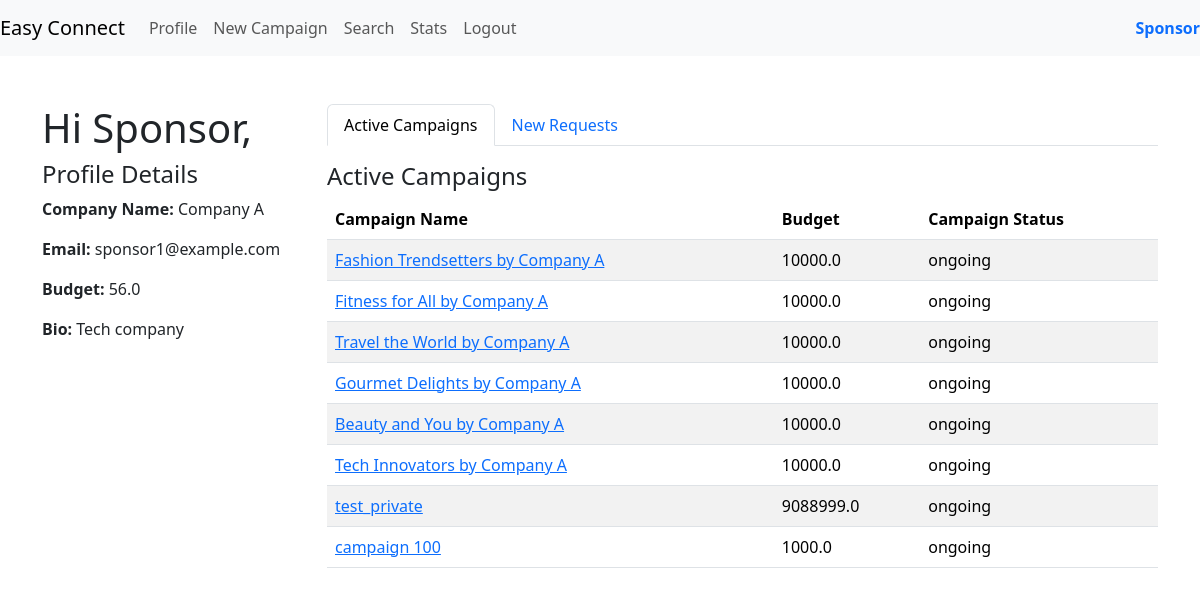
The app's page /sponsor_dashboard (signed in) with its own data.
### models.py (models this page shows)
class Sponsor(db.Model):
    __tablename__ = 'sponsors'
    sponsor_id = db.Column(db.Integer, primary_key=True, autoincrement=True)
    id = db.Column(db.Integer, db.ForeignKey('user.id'), nullable=False)
    company_name = db.Column(db.String(64))
    industry = db.Column(db.String(32))
    budget = db.Column(db.Float(10, 2))
    bio = db.Column(db.String(256))
    user = db.relationship('User', backref=db.backref('sponsors', lazy=True))

class User(db.Model):
    __tablename__ = 'user'
    id = db.Column(db.Integer, primary_key=True, autoincrement=True)
    role_id = db.Column(db.Integer, db.ForeignKey('user_role.role_id'), nullable=False)
    username = db.Column(db.String(32), nullable=False, unique=True)
    email_id = db.Column(db.String(64),  nullable=False)
    password = db.Column(db.String(64), nullable=False)
    is_flagged = db.Column(db.Boolean ,default=False)
    role = db.relationship('UserRole', backref=db.backref('users', lazy=True))

class Campaign(db.Model):
    __tablename__ = 'campaign'
    campaign_id = db.Column(db.Integer, primary_key=True, autoincrement=True)
    sponsor_id = db.Column(db.Integer, db.ForeignKey('sponsors.sponsor_id'), nullable=False)
    name = db.Column(db.String(32),unique=True, nullable=False)
    description = db.Column(db.String(128))
    start_date = db.Column(db.Date)
    end_date = db.Column(db.Date)
    budget = db.Column(db.Float(10, 2), nullable=False)
    visibility = db.Column(Enum('private', 'public', name='visibility_types'), default='public', nullable=False)
    goals = db.Column(db.String(128))
    niche = db.Column(db.String(32),nullable=False)
    campaign_status = db.Column(Enum('ongoing', 'flagged', 'deleted', 'completed' ,name='campaign_status_types'), default='ongoing', nullable=False)
    sponsor = db.relationship('Sponsor', backref=db.backref('campaigns', lazy=True))

### routes.py (the view)
@app.route('/sponsor_dashboard')
@auth_rep
@role_required(2)
def sponsor_dashboard():
    user_id = session.get('user_id')
    user = User.query.filter_by(id=user_id).first()
    sponsor = Sponsor.query.filter_by(id=user_id).first_or_404()
    active_campaigns = Campaign.query.filter(Campaign.sponsor_id == sponsor.sponsor_id,
                                             Campaign.campaign_status.in_(['ongoing', 'completed'])).all()
    new_requests = AdRequest.query.filter(AdRequest.created_for==user_id,AdRequest.status.in_(['ongoing', 'completed','pending'])).all()
    return render_template('dashboard_spon.html', sponsor=sponsor, active_campaigns=active_campaigns, new_requests=new_requests, user=user)

### routes.py (called while the page is built)
def auth_rep(func):
    @wraps(func)
    def inner(*args,**kwargs):
        if 'user_id' in session:
            user = User.query.get(session['user_id'])
            if user.is_flagged:
                flash('Your account is flagged and cannot perform this action.', 'error')
                return redirect(url_for('login'))
            return func(*args,**kwargs)
        else:
            flash('You are not logged in,Please login to proceed','error')
            return redirect(url_for('login'))
    return inner

def role_required(role_id):
    def decorator(f):
        @wraps(f)
        def decorated_function(*args, **kwargs):
            if session.get('role_id') != role_id:
                flash('Access denied.', 'danger')
                redirect(request.referrer or url_for('login'))
            return f(*args, **kwargs)
        return decorated_function
    return decorator

### templates/dashboard_spon.html (shortened to what this page needs)
{% extends 'layout.html' %}
{% block content %}
<div class="row">
    <div class="col-md-3 profile-details">
        <h1>Hi Sponsor,</h1>
        <h4>Profile Details</h4>
        <p><strong>Company Name:</strong> {{ sponsor.company_name }}</p>
        <p><strong>Email:</strong> {{ user.email_id }}</p>
        <p><strong>Budget:</strong> {{ sponsor.budget| default(0) | float | round(2) }}</p>
        <p><strong>Bio:</strong> {{ sponsor.bio }}</p>
    </div>
    <div class="col-md-9">
        <ul class="nav nav-tabs" id="myTab" role="tablist">
            <li class="nav-item" role="presentation">
                <a class="nav-link active" id="active-campaigns-tab" data-bs-toggle="tab" href="#activeCampaigns" role="tab" aria-controls="activeCampaigns" aria-selected="true">Active Campaigns</a>
            </li>
            <li class="nav-item" role="presentation">
                <a class="nav-link" id="new-requests-tab" data-bs-toggle="tab" href="#newRequests" role="tab" aria-controls="newRequests" aria-selected="false">New Requests</a>
            </li>
        </ul>
        <div class="tab-content mt-3" id="myTabContent">
            <div class="tab-pane fade show active" id="activeCampaigns" role="tabpanel" aria-labelledby="active-campaigns-tab">
                <h4>Active Campaigns</h4>
                <table class="table table-striped">
                    <thead>
                        <tr>
                            <th>Campaign Name</th>
                            <th>Budget</th>
                            <th>Campaign Status</th>
                        </tr>
                    </thead>
                    <tbody>
                        {% for campaign in active_campaigns %}
                        <tr>
                            <td><a href="{{ url_for('campaign_details', campaign_id=campaign.campaign_id) }}">{{ campaign.name }}</a></td>
                            <td>{{ campaign.budget | default(0) | float| round(2) }}</td>
                            <td>{{ campaign.campaign_status }}</td>
                        </tr>
                        {% endfor %}
                    </tbody>
                </table>
            </div>
        </div>
    </div>
</div>
{% endblock %}

### records on screen
Sponsor: company_name "Company A", budget "56.0", bio "Tech company"
User: email_id "sponsor1@example.com"
Campaign: name "Fashion Trendsetters by Company A", budget "10000.0", campaign_status "ongoing"
Campaign: name "Fitness for All by Company A", budget "10000.0", campaign_status "ongoing"
Campaign: name "Travel the World by Company A", budget "10000.0", campaign_status "ongoing"
Campaign: name "Gourmet Delights by Company A", budget "10000.0", campaign_status "ongoing"
Campaign: name "Beauty and You by Company A", budget "10000.0", campaign_status "ongoing"
Campaign: name "Tech Innovators by Company A", budget "10000.0", campaign_status "ongoing"
Campaign: name "test_private", budget "9088999.0", campaign_status "ongoing"
Campaign: name "campaign 100", budget "1000.0", campaign_status "ongoing"
